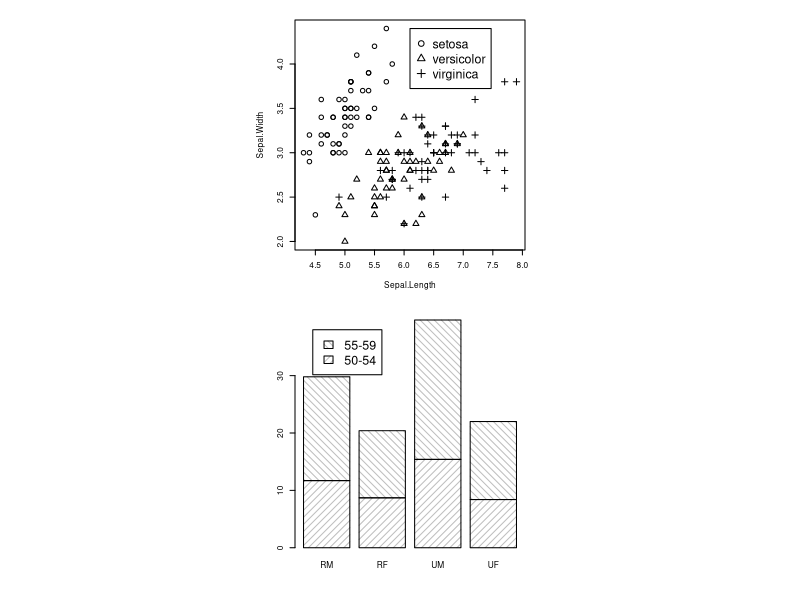

This chart was generated by the following R code:
par(mfrow=c(2, 1), mar=c(5, 3, 2, 1), cex=0.5, pty="s")
with(iris,
     plot(Sepal.Length, Sepal.Width, 
          pch=as.numeric(Species), cex=1.2))
legend(6.1, 4.4, c("setosa", "versicolor", "virginica"), 
       cex=1.5, pch=1:3)

barplot(VADeaths[1:2,], angle=c(45, 135), density=20, 
        col="gray", names=c("RM", "RF", "UM", "UF"))
legend(0.4, 38, c("55-59", "50-54"), cex=1.5,
       angle=c(135, 45), density=20, fill="gray")




